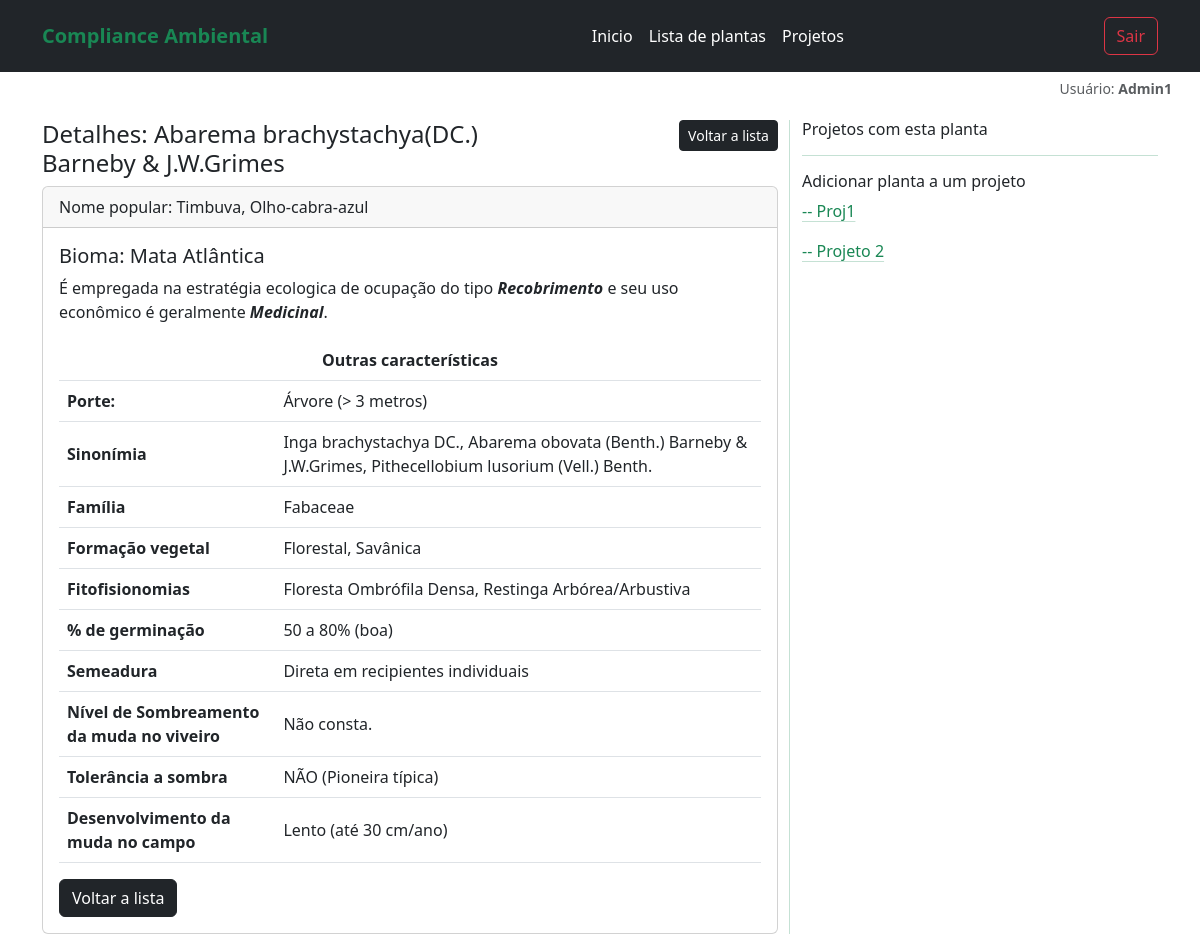
Page /auth/detalhe_planta/1 (signed in) on the earlier database version.
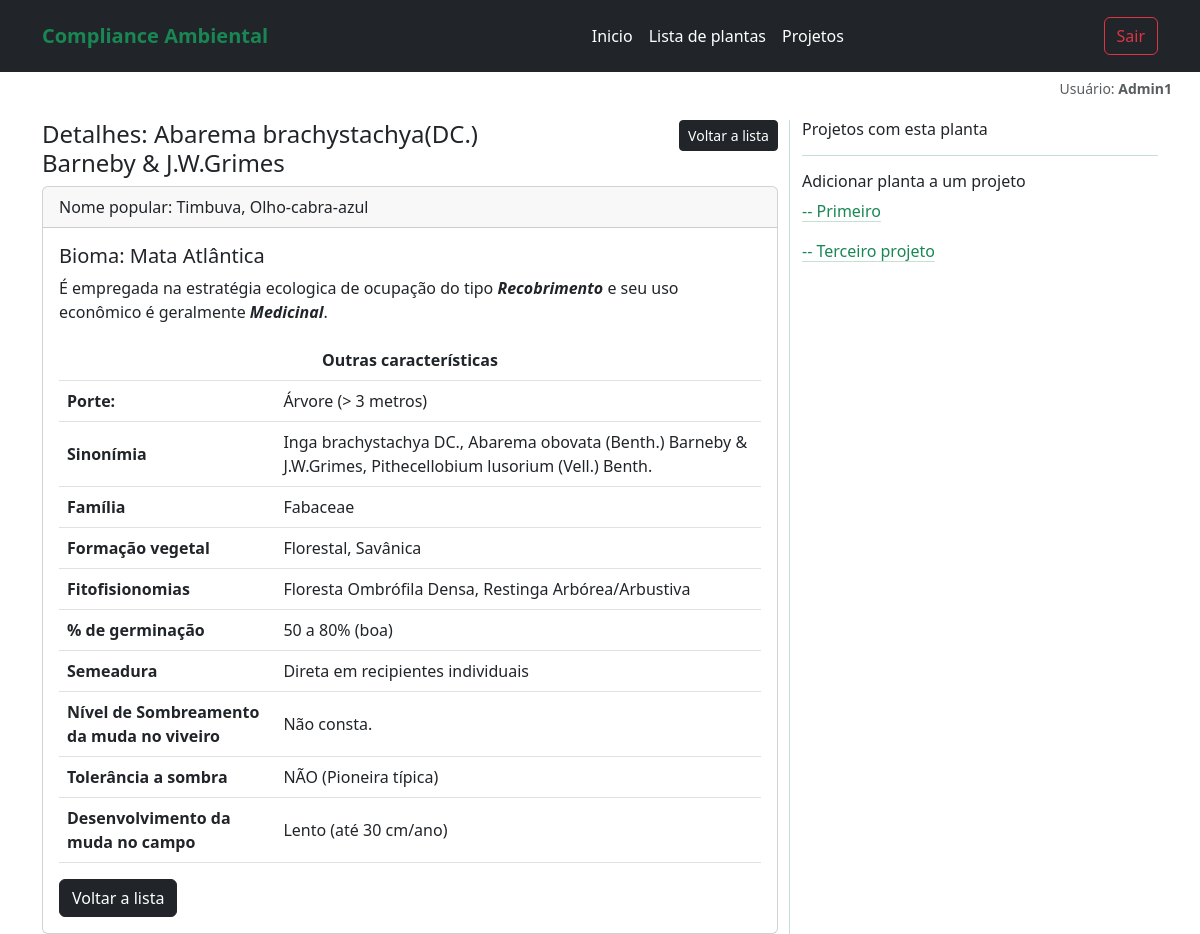
Same page on the later database version.
### app_plantas/models.py (models this page shows)
class Projetos(models.Model):
    id_projeto = models.AutoField(primary_key=True)
    nome = models.TextField(max_length=100)
    descricao = models.TextField(max_length=1024)
    plantas = models.ManyToManyField(Plantas, related_name="projetos")

### app_plantas/views.py (the view)
# urls.py: path('detalhe_planta/<int:id_planta>', views.detalhe_planta, name='detalhe_planta'),
@login_required(login_url="/auth/login/")
def detalhe_planta(request, id_planta):
    planta = Plantas.objects.get(id_planta=id_planta)
    nos_projetos = planta.projetos.all()
    id_projeto = [projeto.id_projeto for projeto in nos_projetos]
    print("id_projeto é: ", id_projeto)
    outros_projetos = Projetos.objects.exclude(id_projeto__in=id_projeto)
    print("Os projetos que não tem esta planta: ", outros_projetos)
    context = {
        "planta": planta,
        "nos_projetos": nos_projetos,
        "outros_projetos": outros_projetos,
    }
    return render(request, "users/detalhe_planta.html", context)

### app_plantas/templates/users/detalhe_planta.html (shortened to what this page needs)
{% extends 'basico/menu.html' %}
{% block content %}
<div class="container">
  <section>
    <div class="row">
      <div class="col-lg-8 col-md-6 mb-5 mb-md-5 mb-lg-0 position-relative">
        <div class="row">
          <div class="col-lg-8 col-md-6">
            <h4>Detalhes: {{planta.especie}}</h4>
          </div>
          <div class="col-lg-4 col-md-3 text-end">
            <a href="{% url 'plantas' %}" class="btn btn-dark btn-sm mb-1">Voltar a lista</a>
          </div>
        </div>
        <div class="card">
          <div class="card-header">
            Nome popular: {{ planta.nome_popular }}
          </div>
          <div class="card-body">
            <h5 class="card-title">Bioma: {{ planta.bioma }}</h5>
            <p class="card-text">
              É empregada na estratégia ecologica de ocupação do tipo
              <em><b>{{planta.estrategia_ecologica_ocupacao}}</b></em>
              e seu uso econômico é geralmente <em><b>{{planta.uso_economico}}</b></em>.
            </p>
            <table class="table align-middle table-hover text-break">
              <thead>
                <tr class="text-center">
                  <th scope="row " colspan="2">Outras características</th>
                </tr>
              </thead>
              <tbody>
                <tr>
                  <th scope="row">Porte:</th>
                  <td>{{planta.porte_da_planta}}</td>
                </tr>
                <tr>
                  <th scope="row">Sinonímia</th>
                  <td>{{planta.sinonimia}}</td>
                </tr>
                <tr>
                  <th scope="row">Família</th>
                  <td>{{planta.familia}}</td>
                </tr>
                <tr>
                  <th scope="row">Formação vegetal</th>
                  <td>{{planta.formacao_vegetal}}</td>
                </tr>
                <tr>
                  <th scope="row">Fitofisionomias</th>
                  <td>{{planta.fitofisionomias}}</td>
                </tr>
                <tr>
                  <th scope="row">% de germinação</th>
                  <td>{{planta.porcentagem_germinacao}}</td>
                </tr>
                <tr>
                  <th scope="row">Semeadura</th>
                  <td>{{planta.semeadura}}</td>
                </tr>
                <tr>
                  <th scope="row">Nível de Sombreamento da muda no viveiro</th>
                  <td>{{planta.nivel_sombreamento_muda_viveiro}}</td>
                </tr>
                <tr>
                  <th scope="row">Tolerância a sombra</th>
                  <td>{{planta.tolerancia_sombra}}</td>
                </tr>
                <tr>
                  <th scope="row">Desenvolvimento da muda no campo</th>
                  <td>{{planta.desenvolvimento_muda_campo}}</td>
                </tr>
              </tbody>
            </table>
            <a href="{% url 'plantas' %}" class="btn btn-dark">Voltar a lista</a>
          </div>
        </div>
      </div>
      <div class="col-lg-4 col-md-2 mb-5 mb-md-5 mb-lg-0 position-relative">
        <h6>Projetos com esta planta</h6>
        <div class="text-success">
          <hr>
        </div>
        <h6>Adicionar planta a um projeto</h6>
        {% for projeto in outros_projetos %}
        <p><a href="{% url 'add_planta' planta.id_planta projeto.id_projeto %}"
            class="link-success link-offset-2 link-underline-opacity-25 link-underline-opacity-100-hover">
            -- {{projeto.nome}}
          </a>
        </p>
        {% endfor %}
      </div>
    </div>
  </section>
</div>
{% endblock %}

Differences in the rows shown:
removed Projetos: nome "Projeto 2"
changed Projetos: nome "Proj1" → "Primeiro"
added Projetos: nome "Terceiro projeto"
